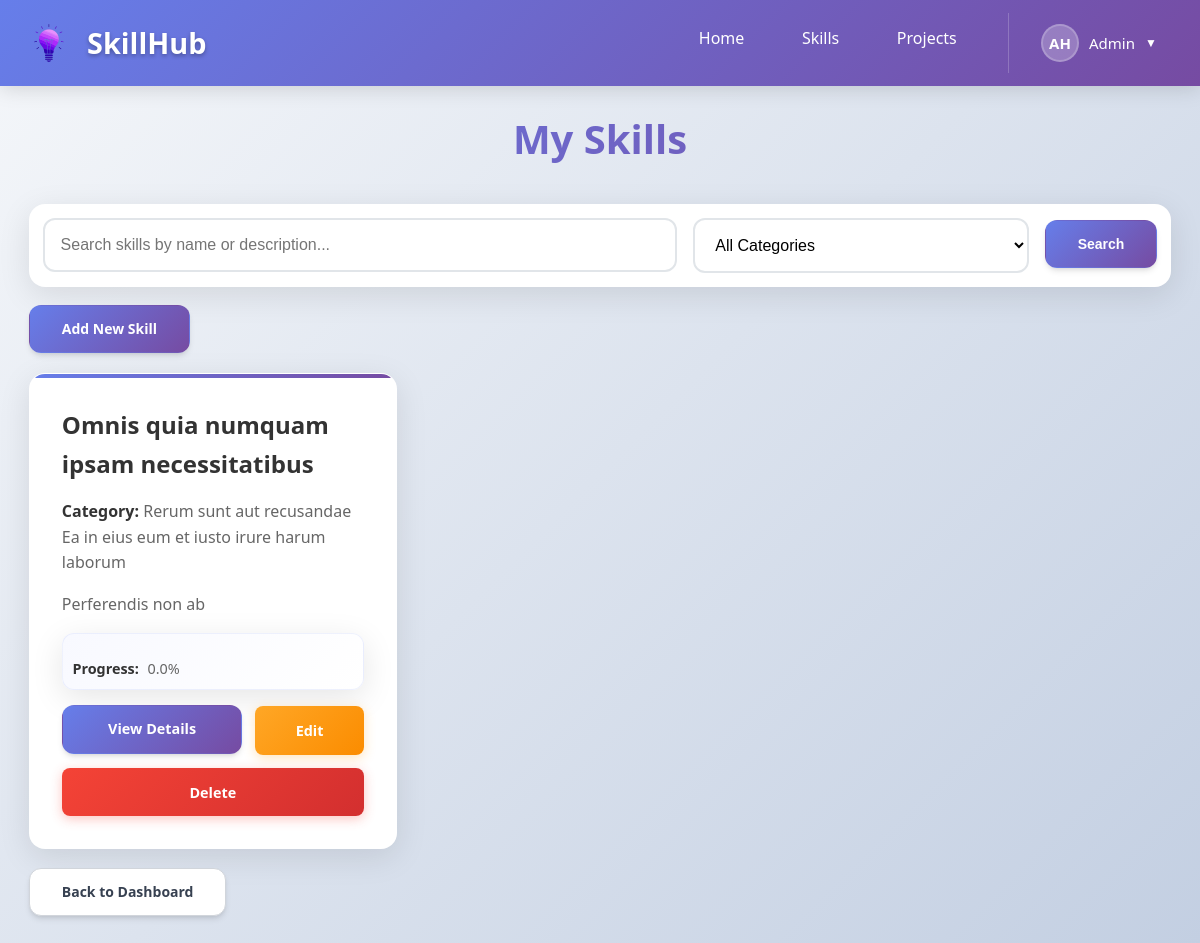
The page /skills/ (signed in) on the database its author committed.
### main_app/models.py (models this page shows, shortened)
class Skill(models.Model):
      title = models.CharField(max_length=255)
      description = models.TextField(blank=True, null=True)
      category = models.CharField(max_length=100, blank=True, null=True)
      progress = models.FloatField(default=0.0)
      user = models.ForeignKey(User, on_delete=models.CASCADE)
      def calculate_progress(self):
        tasks = self.task_set.all()
        if tasks.count() == 0:
            return 0.0
        completed_tasks = tasks.filter(is_completed=True).count()
        return round((completed_tasks / tasks.count()) * 100, 1)
      def save(self, *args, **kwargs):
        update_progress = kwargs.pop('update_progress', False)
        if not update_progress:
          super().save(*args, **kwargs)
          self.progress = self.calculate_progress()
          super().save(update_fields=['progress'])
        else:
          super().save(*args, **kwargs)

### main_app/views.py (the view)
# urls.py: path('skills/', views.skills_list, name='skills_list'),
def skills_list(request):
      if request.user.is_authenticated:
            skills = Skill.objects.filter(user=request.user)
            search_query = request.GET.get('search', '')
            category_filter = request.GET.get('category', '')
            if search_query:
                skills = skills.filter(
                    models.Q(title__icontains=search_query) |
                    models.Q(description__icontains=search_query)
                )
            if category_filter:
                skills = skills.filter(category=category_filter)
            categories = Skill.objects.filter(user=request.user).exclude(category__isnull=True).exclude(category='').values_list('category', flat=True).distinct()
            for skill in skills:
                  skill.save()
            context = {
              'skills': skills,
              'categories': categories,
              'search_query': search_query,
              'category_filter': category_filter,
            }
            return render(request, 'main_app/skills_list.html', context)
      else:
            return redirect('main_app:login')

### main_app/templates/main_app/skills_list.html (shortened to what this page needs)
{% extends 'main_app/base.html' %}
{% block content %}
<div class="list-container">
    <div class="list-header">
      <h2>My Skills</h2>
    </div>
    <div class="search-section">
        <form method="get" class="search-form">
            <div class="search-inputs">
                <input type="text" name="search" placeholder="Search skills by name or description..." value="{{ request.GET.search }}" class="search-input">
                <select name="category" class="filter-select">
                    <option value="">All Categories</option>
                </select>
                <button type="submit" class="btn-primary">Search</button>
            </div>
        </form>
    </div>
{% if skills %}
  <a href="{% url 'main_app:skill_create' %}" class="btn-primary">Add New Skill</a>
  <div class="skills-grid">
    {% for skill in skills %}
      <div class="skill-card">
        <h3>{{ skill.title }}</h3>
        <p><strong>Category:</strong> {{ skill.category|default:"No category" }}</p>
        <p>{{ skill.description | truncatewords:20 }}</p>
        <div class="progress-section">
          <p> <strong> Progress:</strong> {{ skill.progress }}%</p>
        </div>
        <div class="skill-actions">
        <a href="{% url 'main_app:skill_detail' skill.id %}" class="btn-primary">View Details</a>
        <a href="{% url 'main_app:skill_edit' skill.id %}" class="btn-edit">Edit</a>
        <a href="{% url 'main_app:skill_delete' skill.id %}" class="btn-delete">Delete</a>
        </div>
      </div>
    {% endfor %}
  </div>
{% endif %}
<a href="{% url 'main_app:home' %}" class="btn-secondary">Back to Dashboard</a>
</div>
{% endblock %}

### main_app/templates/main_app/base.html (shortened to what this page needs)
{% load static %}
<!DOCTYPE html>
  <html lang="en">
  <head>
      <link rel="stylesheet" href="{% static 'css/base.css' %}">
  </head>
  <body>
      <nav>
          <a href="{% url 'main_app:home' %}" class="nav-brand">
            <img src="{% static 'images/logo.png' %}" alt="SkillHub" class="logo">
            <h1>SkillHub</h1>
          </a>
          <div class="nav-menu" id="navMenu">
              <ul>
                    <li><a href="/" class="nav-link">Home</a></li>
                    {%if user.is_authenticated %}
                        <li><a href="{% url 'main_app:skills_list' %}" class="nav-link">Skills</a></li>
                        <li><a href="{% url 'main_app:projects_list' %}" class="nav-link">Projects</a></li>
                        <li class="profile-dropdown">
                            <div class="profile-trigger">
                                <div class="profile-avatar">
                                    {% if user.first_name %}
                                        {{ user.first_name.0 }}{{ user.last_name.0 }}
                                    {% else %}
                                        {{ user.username.0 }}
                                    {% endif %}
                                </div>
                                <span class="profile-name">
                                    {% if user.first_name %}
                                        {{ user.first_name }}
                                    {% else %}
                                        {{ user.username }}
                                    {% endif %}
                                </span>
                                <span class="dropdown-arrow">▼</span>
                            </div>
                        </li>
                    {% else %}
                        <li><a href="{% url 'main_app:login' %}" class="nav-link">Login</a></li>
                        <li><a href="{% url 'main_app:signup' %}" class="nav-link">Sign Up</a></li>
                    {% endif %}
              </ul>
          </div>
      </nav>
      <main>
          {% block content %}
          {% endblock %}
      </main>
  </body>
  </html>

### rows shown on the page
Skill: title "Omnis quia numquam ipsam necessitatibus", category "Rerum sunt aut recusandae Ea in eius eum et iusto irure harum laborum", description "Perferendis non ab", progress "0.0"

### other values the page prints
{{ user.first_name.0 }} "A"
{{ user.last_name.0 }} "H"
{{ user.first_name }} "Admin"
